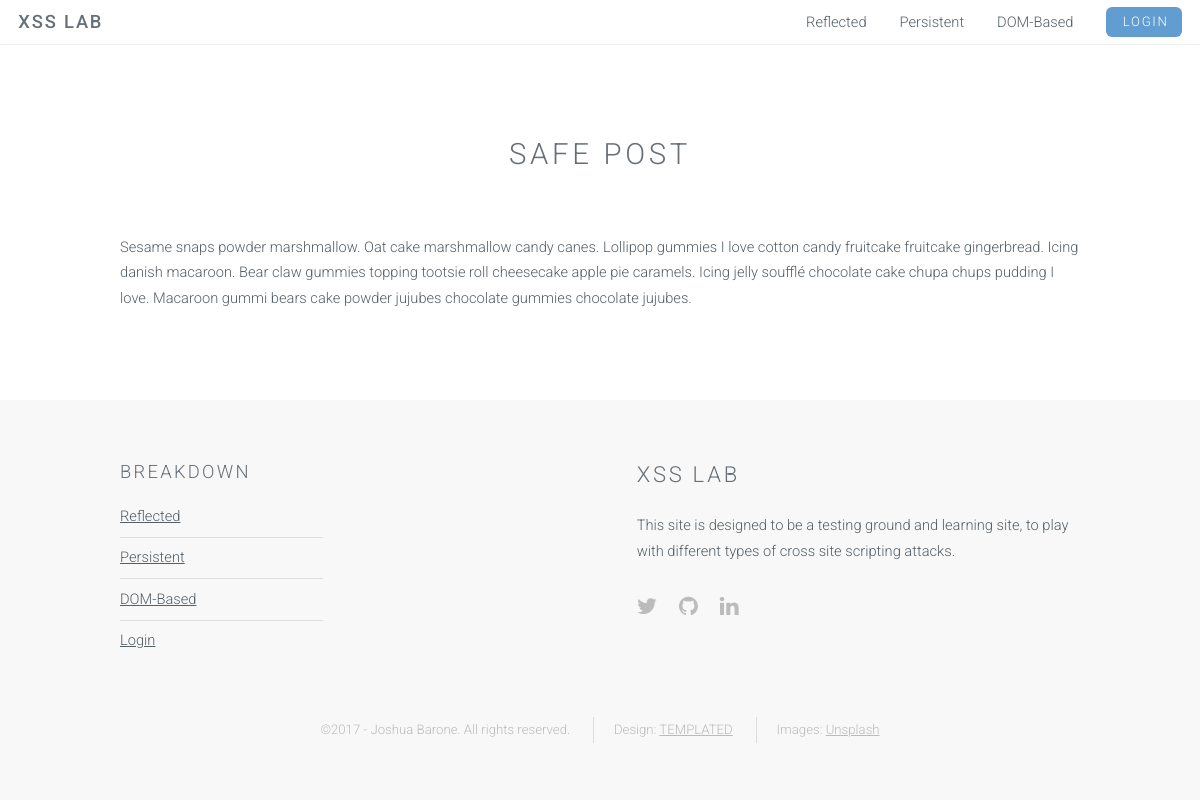
The page /www/html/post.php?id=6 on the database its author committed.
### tables this page shows
CREATE TABLE posts (
    id INT NOT NULL PRIMARY KEY AUTO_INCREMENT,
    title varchar(80),
    body text
);

### www/html/template.php (called while the page is built, shortened)
<?php
class Template {
    public function render($view_template_file) {
        return ob_get_clean();
    }
}
?>

### www/html/post.php (the view, shortened to what this page needs)
<?php
require_once('template.php');
$view = new Template();
require_once('db.php');
$sql = 'SELECT title, body FROM posts WHERE id = ?';
$stmt = $connection->prepare($sql);
$stmt->execute(array($_GET['id']));
$post = $stmt->fetch(PDO::FETCH_ASSOC);
$title = $post['title'];
$body  = $post['body'];
$view->content = <<<EOS
        <section id="main" class="wrapper style1">
            <header class="major">
                <h2>$title</h2>
            </header>
            <div class="container">
                <p>$body</p>
            </div>
        </section>
EOS;
echo $view->render('main_template.php');
?>

### www/html/css/style.css (style rules this page uses)
body { background: #fff; }
body, input, select, textarea { color: #555f66; font-family: "Roboto", Helvetica, sans-serif; font-size: 14pt; font-weight: 300; line-height: 1.75em; }
p { margin: 0 0 2em 0; }
h1, h2, h3, h4, h5, h6 { color: #666f77; font-weight: 300; line-height: 1em; margin: 0 0 1em 0; text-transform: uppercase; letter-spacing: 0.125em; }
h2 { font-size: 1.5em; line-height: 1.5em; }
section.major, header.major { text-align: center; margin: 0 0 4em 0; }
header.major h2 { font-size: 2em; }
.wrapper { padding: 6em 0 4em 0; }
.wrapper.style1 { background: #fff; color: #555f66; }

### www/html/css/style-xlarge.css (style rules this page uses)
body, input, select, textarea { font-size: 12pt; }

### www/html/css/style-large.css (style rules this page uses)
body, input, select, textarea { font-size: 11pt; }

### rows shown on the page
posts: title "SAFE POST", body "Sesame snaps powder marshmallow. Oat cake marshmallow candy canes. Lollipop gummies I love cotton candy fruitcake fruitcake gingerbread. Icing danish macaroon. Bear claw gummies topping tootsie roll cheesecake apple pie caramels. Icing jelly soufflé chocolate cake chupa chups pudding I love. Macaroon gummi bears cake powder jujubes chocolate gummies chocolate jujubes."
